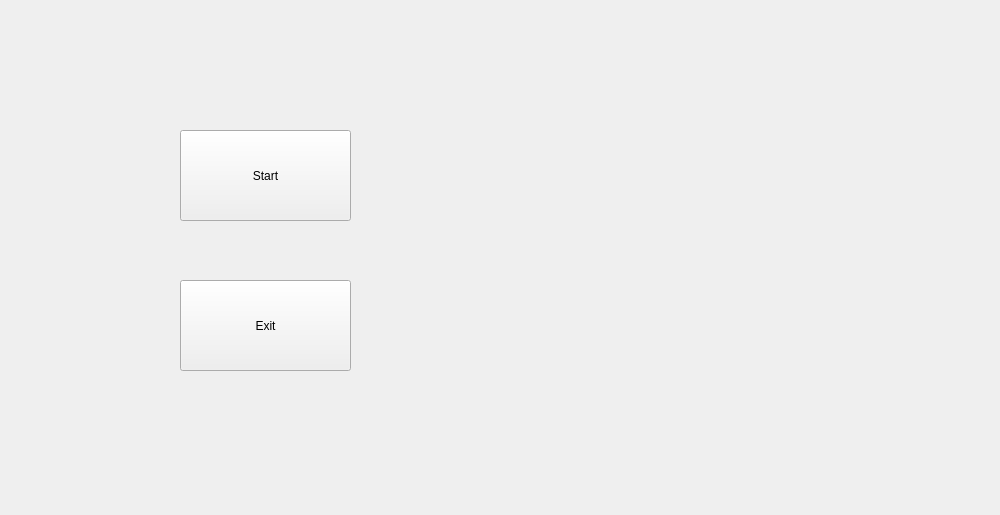
<?xml version="1.0" encoding="UTF-8"?>
<ui version="4.0">
 <class>MainWindow</class>
 <widget class="QMainWindow" name="MainWindow">
  <property name="geometry">
   <rect>
    <x>0</x>
    <y>0</y>
    <width>1000</width>
    <height>515</height>
   </rect>
  </property>
  <property name="sizePolicy">
   <sizepolicy hsizetype="Fixed" vsizetype="Fixed">
    <horstretch>0</horstretch>
    <verstretch>0</verstretch>
   </sizepolicy>
  </property>
  <property name="minimumSize">
   <size>
    <width>1000</width>
    <height>515</height>
   </size>
  </property>
  <property name="maximumSize">
   <size>
    <width>1000</width>
    <height>515</height>
   </size>
  </property>
  <property name="windowTitle">
   <string>MainWindow</string>
  </property>
  <widget class="QWidget" name="centralWidget">
   <widget class="QPushButton" name="pushButton">
    <property name="geometry">
     <rect>
      <x>180</x>
      <y>130</y>
      <width>171</width>
      <height>91</height>
     </rect>
    </property>
    <property name="text">
     <string>Start</string>
    </property>
   </widget>
   <widget class="QPushButton" name="pushButton_2">
    <property name="geometry">
     <rect>
      <x>180</x>
      <y>280</y>
      <width>171</width>
      <height>91</height>
     </rect>
    </property>
    <property name="text">
     <string>Exit</string>
    </property>
   </widget>
   <widget class="QWidget" name="widget" native="true">
    <property name="geometry">
     <rect>
      <x>20</x>
      <y>20</y>
      <width>120</width>
      <height>80</height>
     </rect>
    </property>
   </widget>
  </widget>
 </widget>
 <layoutdefault spacing="6" margin="11"/>
 <resources/>
 <connections/>
</ui>
